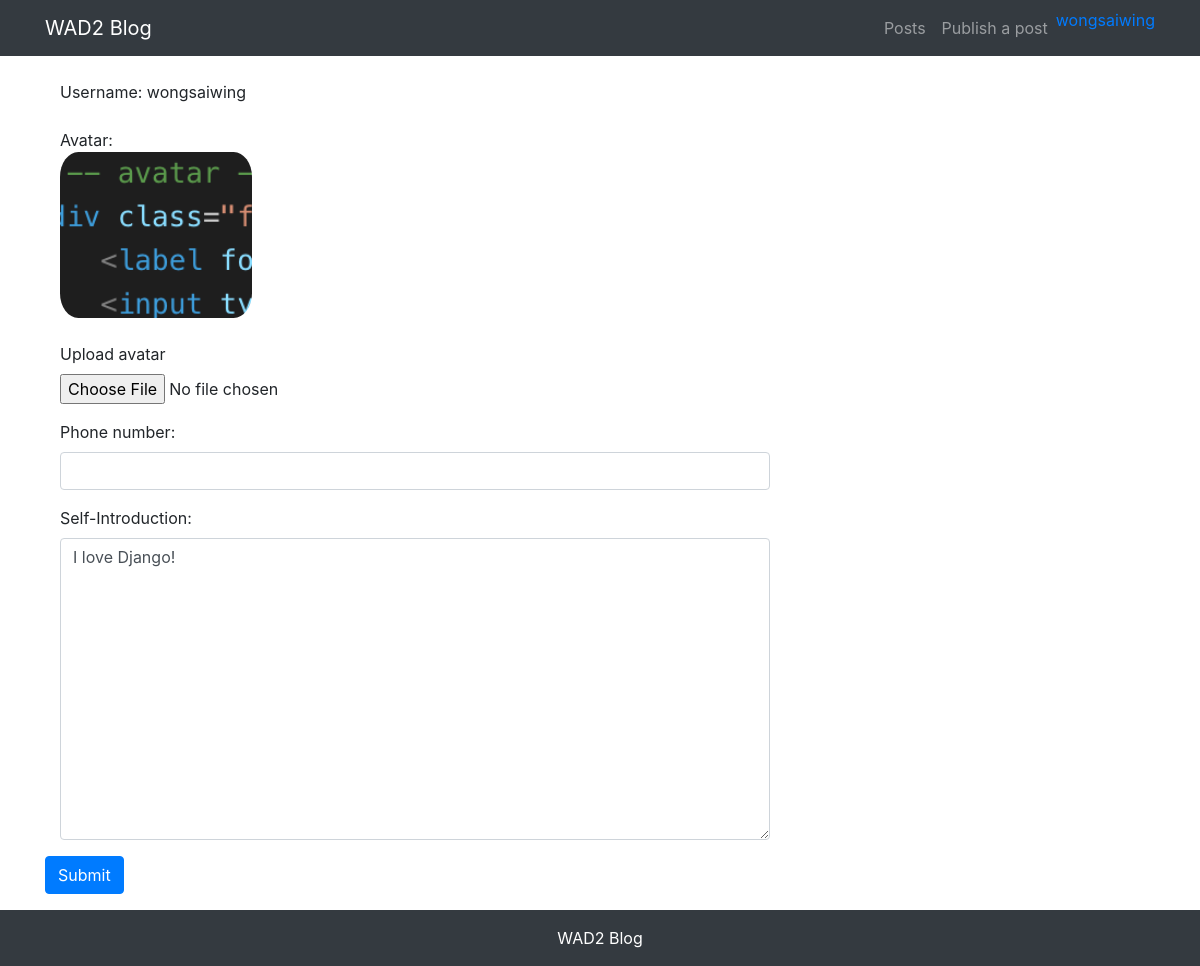
/userprofile/edit/7/ (signed in), run on the app's committed database.
### userprofile/models.py (models this page shows, shortened)
class Profile(models.Model):
    user = models.OneToOneField(User, on_delete=models.CASCADE, related_name='profile')
    phone = models.CharField(max_length=20, blank=True)
    avatar = models.ImageField(upload_to='avatar/%Y%m%d/', blank=True)
    bio = models.TextField(max_length=500, blank=True)

### userprofile/views.py (the view)
# urls.py: path('edit/<int:id>/', views.profile_edit, name='edit'),
@login_required(login_url='/userprofile/login/')
def profile_edit(request, id):
    user = User.objects.get(id=id)
    if Profile.objects.filter(user_id=id).exists():
        profile = Profile.objects.get(user_id=id)
    else:
        profile = Profile.objects.create(user=user)
    if request.method == 'POST':
        if request.user != user:
            return HttpResponse("You don't have permision")
        profile_form = ProfileForm(request.POST, request.FILES)
        if profile_form.is_valid():
            profile_cd = profile_form.cleaned_data
            profile.phone = profile_cd['phone']
            profile.bio = profile_cd['bio']
            if 'avatar' in request.FILES:
                profile.avatar = profile_cd["avatar"]
            profile.save()
            return redirect("userprofile:edit", id=id)
        else:
            return HttpResponse("Invalid form, please retry")
    elif request.method == 'GET':
        profile_form = ProfileForm()
        context = { 'profile_form': profile_form, 'profile': profile, 'user': user }
        return render(request, 'userprofile/edit.html', context)
    else:
        return HttpResponse("GET or POST")

### userprofile/forms.py
class ProfileForm(forms.ModelForm):
    class Meta:
        model = Profile
        fields = ('phone', 'avatar', 'bio')

### templates/userprofile/edit.html (shortened to what this page needs)
{% extends "base.html" %} {% load staticfiles %}
{% block content %}
<div class="container">
    <div class="row">
        <div class="col-12">
            <br>
            <div class="col-md-4"> Username: {{ user.username }}</div>
            <br>
            {% if profile.avatar %}
                <div class="col-md-4">Avatar: </div>
                <img src="{{ profile.avatar.url }}" style="max-width: 20%; border-radius: 15%;" class="col-md-4">
            {% else %}
                <h5 class="col-md-4">No avatar</h5>
            {% endif %}
            <br>
            <br>
            <form method="post" action="." enctype="multipart/form-data">
                    <div class="form-group col-md-10">
                        <label for="avatar">Upload avatar</label>
                        <input type="file" class="form-control-file" name="avatar" id="avatar">
                    </div>
                    <div class="form-group col-md-8">
                        <label for="phone"> Phone number: </label>
                        <input type="text" class="form-control" id="phone" name="phone" value="{{ profile.phone }}">
                    </div>
                    <div class="form-group col-md-8">
                        <label for="bio"> Self-Introduction: </label>
                        <textarea type="text" class="form-control" id="bio" name="bio" rows="12">{{ profile.bio }}</textarea>
                    </div>
                    <button type="submit" class="btn btn-primary"> Submit </button>
            </form>
        </div>
    </div>
</div>
{% endblock content %}

### templates/header.html (shortened to what this page needs)
<nav class="navbar navbar-expand-lg navbar-dark bg-dark">
  <div class="container">
    <a class="navbar-brand" href="#">WAD2 Blog</a>
    <div>
      <ul class="navbar-nav">
        <li class="nav-item">
          <a class="nav-link" href="{% url 'post:post_list' %}">Posts</a>
        </li>
        <li>
          <a class="nav-link" href="{% url 'post:post_create' %}">Publish a post</a>
        </li>
        {% if user.is_authenticated %}
            <li class="nav-item dropdown">
              <a class=:"nav-link dropdown-toggle" href="#" id="navbarDropdown" role="button" data-toggle="dropdown" aria-haspopup="true" aria-expanded="false">
              {{ user.username }}
              </a>
            </li>
            {% else %}
              <li class="nav-item">
                <a class="nav-link" href="{% url 'userprofile:login' %}"> Login </a>
              </li>
        {% endif %}
      </ul>
    </div>
  </div>
</nav>

### data on the page
Profile: avatar (picture), bio "I love Django!"

### other printed values
{{ user.username }} "wongsaiwing"
